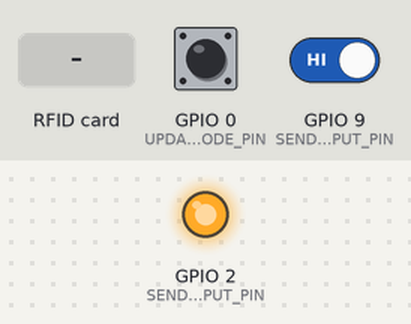
Bench run of a sketch on a simulated ESP8266 (NodeMCU). Parts: output pins drawn as LEDs (lit = HIGH). Inputs (shaded band) come from the test bench; at power-on: GPIO 0 (UPDATE_MODE_PIN) HIGH, GPIO 9 (SEND_REQUEST_TOGGLE_INPUT_PIN) HIGH. WiFi joins after 1.5 s; servers stay silent unless stated; uploads are accepted with an empty reply; not simulated (calls return 0 or success): WifiSecrets.h; what the sketch prints to the serial monitor is not drawn.

Above: at 3.0 s.
3.1 s: GPIO 0 (UPDATE_MODE_PIN) pulled LOW for 0.15 s
4.7 s: GPIO 9 (SEND_REQUEST_TOGGLE_INPUT_PIN) driven LOW
At 5.0 s:
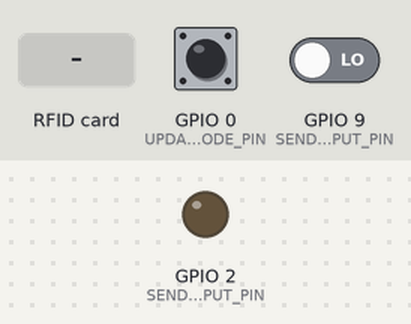
6.2 s: RFID card 5E 7A 19 C4 held to the reader
8.1 s: GPIO 0 (UPDATE_MODE_PIN) pulled LOW for 1 s
Timing chart, 0 to 11.1 s (numbered marks = the images above; inputs shaded):
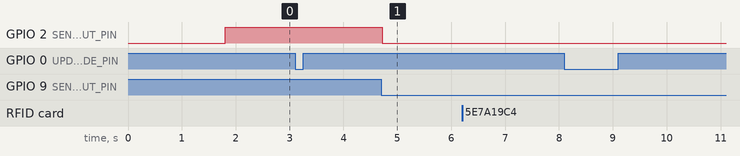

Measured:
- after the input at 3.1 s, every drawn part: stays the same
- after the input at 4.7 s, GPIO 2 (SEND_REQUEST_TOGGLE_OUTPUT_PIN): HIGH → LOW at once
- after the input at 6.2 s, every drawn part: stays the same
- after the input at 8.1 s, every drawn part: stays the same

The sketch:

Embedded.ino
```cpp
#include <Arduino.h>
#include "ActivityModeService.h"
#include "RfidService.h"
#include "HttpsService.h"
#include "WifiSecrets.h"
#include "JsonHelpers.h"

//Use GPIO Pin numbers
#define RST_PIN	16
#define SS_PIN	15
#define UPDATE_MODE_PIN 0
#define SEND_REQUEST_TOGGLE_INPUT_PIN 9
#define SEND_REQUEST_TOGGLE_OUTPUT_PIN 2 //Onboard LED

const char *wifiSsid = WIFI_SSID;
const char *wifiPassword = WIFI_PASSWORD;
String host = "https://attire-tracker-kxhmjx7pyq-uw.a.run.app";

ActivityModeService modeService(UPDATE_MODE_PIN);
RfidService rfidService(SS_PIN, RST_PIN);
HttpsService httpsService(wifiSsid, wifiPassword);

bool sendHttpRequests = false;
bool sendHttpRequestDebounce = false;

void setup() {
  pinMode(SEND_REQUEST_TOGGLE_INPUT_PIN, INPUT_PULLUP);
  pinMode(SEND_REQUEST_TOGGLE_OUTPUT_PIN, OUTPUT);

  Serial.begin(115200);
  delay(250);
  Serial.println("Booting....");

  rfidService.init();
  httpsService.init();

  rfidService.registerOnCardDetected(onCardDetected);
  rfidService.registerOnCardRemoved(onCardRemoved);

  Serial.println(F("Attire Tracker Embedded Launching"));
  Serial.println(F("======================================================"));
  Serial.println(F("Scan for Card and print UID:"));
}

void loop() {
  updateAndDisplaySendRequestToggle();
  modeService.update();
  rfidService.listenForAndHandleRfidChange();
  delay(50);
}

void updateAndDisplaySendRequestToggle()
{
  bool buttonIsPressed = !digitalRead(SEND_REQUEST_TOGGLE_INPUT_PIN); //Pin is pulled high
  if(buttonIsPressed && !sendHttpRequestDebounce)
  {
    sendHttpRequestDebounce = true;
    sendHttpRequests = !sendHttpRequests;
    Serial.print("Send HTTP requests toggled to: ");
    Serial.println(sendHttpRequests);
  }
  else if (!buttonIsPressed) {
    sendHttpRequestDebounce = false;
  }

  digitalWrite(SEND_REQUEST_TOGGLE_OUTPUT_PIN, !sendHttpRequests); //Onboard LED is on when pin is low.
}

void onCardDetected(String uid) {
  Serial.println("Card UID: " + uid);

  if(sendHttpRequests)
    updateActivityHistoryRequest(uid);
}

void onCardRemoved() {
  Serial.println("Card removed");
}

void updateActivityHistoryRequest(String rfidUid)
{
  String path = getModePath(modeService.getMode(), rfidUid);
  String result = httpsService.post(host, path, "");
  String pieceName = getStringProperty(result, "pieceName");
  String newStatus = getStringProperty(result, "description");
  Serial.print(pieceName);
  Serial.print(" status updated to: ");
  Serial.println(newStatus);
}

static String getModePath(ActivityMode mode, String rfidUid) {
  String modeUrlFragment = mode == laundry ? "laundry" : "wardrobe";
  return "attirePieces/" + rfidUid + "/activity/" + modeUrlFragment;
}
```

ActivityModeService.cpp
```cpp
#include <Arduino.h>
#include "ActivityModeService.h"

static ActivityMode getNextMode(ActivityMode currentMode);

ActivityModeService::ActivityModeService(byte updatePin)
{
  modeUpdatePin = updatePin;
  pinMode(modeUpdatePin, INPUT_PULLUP);
}

void ActivityModeService::update()
{
  bool buttonIsPressed = !digitalRead(modeUpdatePin); //Pin is pulled high
  if(buttonIsPressed && !updateModeDebounce)
  {
    updateModeDebounce = true;
    mode = getNextMode(mode);
    Serial.println("Mode set to: " + modeToString(mode));
  }
  else if (!buttonIsPressed) {
    updateModeDebounce = false;
  }
}

ActivityMode ActivityModeService::getMode()
{
  return mode;
}

String modeToString(ActivityMode mode)
{
  switch (mode){
    case wardrobe: return "Wardrobe";
    case laundry: return "Laundry";
  }
}

static ActivityMode getNextMode(ActivityMode currentMode)
{
  return currentMode == wardrobe ? laundry : wardrobe;
}
```

ActivityModeService.h
```cpp
#ifndef _ActivityModeService_H_
#define _ActivityModeService_H_
#include <Arduino.h>

enum ActivityMode {
  wardrobe = 1,
  laundry = 2
};

class ActivityModeService {
  byte modeUpdatePin;
  bool updateModeDebounce = false;
  ActivityMode mode = wardrobe;

public:
  ActivityModeService(byte updatePin);
  void update();
  ActivityMode getMode();
};

String modeToString(ActivityMode mode);
#endif
```

HttpsService.cpp
```cpp
#include <Arduino.h>
#include "HttpsService.h"

HttpsService::HttpsService(const char *wifiSsid, const char *wifiPassword) {
  this->wifiSsid = wifiSsid;
  this->wifiPassword = wifiPassword;
}

void HttpsService::init() {
  WiFi.begin(wifiSsid, wifiPassword);

  int retries = 0;
  int maxNumRetries = WIFI_CONNECTION_RETRY_TIMEOUT_MS / WIFI_CONNECTION_RETRY_INTERNVAL_MS;
  while ((WiFi.status() != WL_CONNECTED) && (retries < maxNumRetries)) {
    retries++;
    delay(WIFI_CONNECTION_RETRY_INTERNVAL_MS);
    Serial.print(".");
  }

  if (WiFi.status() == WL_CONNECTED) {
    Serial.println(F("WiFi initialized"));
  }
  else {
    Serial.println("Failed to initialize to Wifi");
  }
}

String HttpsService::post(String host, String path, String content) {
  wifiClient.setInsecure();
  wifiClient.connect(host, 443);

  if(!wifiClient.connected())
  {
    Serial.println("Https client failed to connect to host");
    return "";
  }

  HTTPClient http;
  http.begin(wifiClient, host + "/" + path);

  int httpCode = http.POST(content);
  String response = http.getString();

  if (httpCode <= 0) {
    Serial.println("HTTP Code Not > 0");
  }

  http.end();
  wifiClient.stop();

  return response;
}
```

HttpsService.h
```cpp
#ifndef _HttpsService_H_
#define _HttpsService_H_
#include <Arduino.h>
#include <ESP8266WiFi.h>
#include <ESP8266WiFiMulti.h>
#include <ESP8266HTTPClient.h>

#define WIFI_CONNECTION_RETRY_TIMEOUT_MS 10000
#define WIFI_CONNECTION_RETRY_INTERNVAL_MS 500

class HttpsService {
  const char* wifiSsid;
  const char* wifiPassword;
  WiFiClientSecure wifiClient;

public:
  HttpsService(const char *wifiSsid, const char *wifiPassword);
  void init();
  String get(String url);
  String post(String host, String path, String content = "");
};

#endif
```

JsonHelpers.cpp
```cpp
#include "JsonHelpers.h"

String getStringPropertyFromIndex(String json, int index);

// Returns the first property with the given name
String getStringProperty(String json, String propName)
{
  int i = 0;
  int matchIndex = 0;
  while(i < json.length()) {
    if(matchIndex == propName.length())
      return getStringPropertyFromIndex(json, i);

    if(json.charAt(i) == propName.charAt(matchIndex))
      matchIndex++;
    else
      matchIndex = 0;

    i++;
  }
  return "";
}

String getStringPropertyFromIndex(String json, int index) {
  int i = index;
  int countQuotes = 0;
  String result = "";
  while(countQuotes < 3) { // Quote to close property name, quote to start property, quote to end it.
    char c = json.charAt(i);
    if(c == '"')
      countQuotes++;
    else if(countQuotes == 2) // In the body of the property
      result += c;

    i++;
  }
  return result;
}
```

JsonHelpers.h
```cpp
#ifndef _JsonHelpers_H_
#define _JsonHelpers_H_
#include <Arduino.h>

String getStringProperty(String json, String propName);

#endif
```

RfidService.cpp
```cpp
#include "RfidService.h"

static String byteArrayToString(byte *buffer, byte bufferSize);

RfidService::RfidService(byte selectPin, byte resetPin) {
  mfrc522 = MFRC522(selectPin, resetPin);
}

void RfidService::init() {
  SPI.begin();
  mfrc522.PCD_Init();
}

void RfidService::listenForAndHandleRfidChange()
{
  bool updatedCardIsPresent = getCardIsPresentDebounced();
  if (cardIsPresent != updatedCardIsPresent)
  {
    cardIsPresent = updatedCardIsPresent;
    onRfidStatusChange(cardIsPresent);
  }
}

void RfidService::registerOnCardDetected(std::function<void(String)> onCardDetected)
{
  // char buffer[50];
  // sprintf(buffer, "Test function initial address is %p", reinterpret_cast<void*&>(onCardDetected));
  // Serial.println(buffer);
  this->onCardDetected = onCardDetected;
}

void RfidService::registerOnCardRemoved(std::function<void()> onCardRemoved)
{
  this->onCardRemoved = onCardRemoved;
}

void RfidService::onRfidStatusChange(bool newStatus)
{
  if(cardIsPresent)
    onCardDetected(byteArrayToString(mfrc522.uid.uidByte, mfrc522.uid.size));
  else
    onCardRemoved();
}

bool RfidService::getCardIsPresentDebounced()
{
  //The direct checks for card is present oscilate, probably because they are doing initialization checks
  //rather than simply maintaining the "connection". Ignoring IsNewCardPresent's result seems to have no
  //effect, so rather than combine other lower level functions, this simple hack consistently returns the
  //correct state at the cost of making every check twice. For this applicaiton, the latency increase is
  //trivial.
  for(int i = 0; i < 2; i++)
  {
    if(getCardIsPresentRaw()) return true;
  }
  return false;
}

bool RfidService::getCardIsPresentRaw()
{
  return mfrc522.PICC_IsNewCardPresent() && mfrc522.PICC_ReadCardSerial();
}

static String byteArrayToString(byte *buffer, byte bufferSize) {
  String result = "";
  for (byte i = 0; i < bufferSize; i++) {
    result += buffer[i] < 0x10 ? "0" : "";
    result += String(buffer[i], HEX);
  }
  result.toLowerCase();
  return result;
}
```

RfidService.h
```cpp
#ifndef _RfidService_H_
#define _RfidService_H_
#include <Arduino.h>
#include "MFRC522.h"
#include "SPI.h"

class RfidService {
  MFRC522 mfrc522;
  byte cardIsPresent;
  std::function<void(String)> onCardDetected;
  std::function<void()> onCardRemoved;

  bool getCardIsPresentDebounced();
  bool getCardIsPresentRaw();
  void onRfidStatusChange(bool newStatus);

public:
  RfidService(byte selectPin, byte resetPin);
  void listenForAndHandleRfidChange();
  void registerOnCardDetected(std::function<void(String)> onCardDetected);
  void registerOnCardRemoved(std::function<void()> onCardRemobed);
  void init();
};
#endif
```
